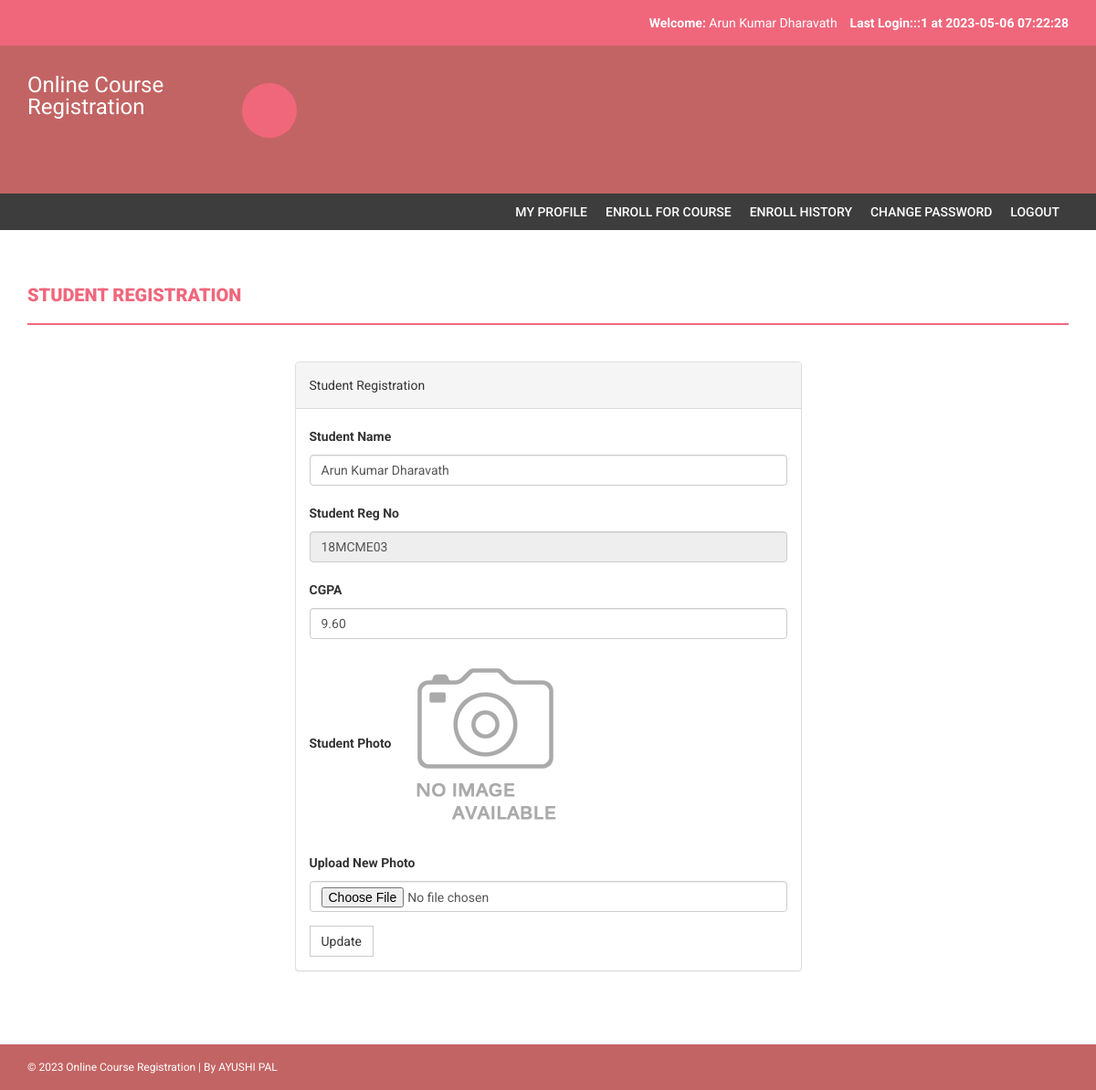
Screenshot of /onlinecourse/my-profile.php (signed in) with the database file from the repository.
### tables this page shows
CREATE TABLE `students` (
  `studentRegno` varchar(255) NOT NULL,
  `stream_id` int(11) NOT NULL,
  `studentPhoto` varchar(255) DEFAULT NULL,
  `password` varchar(255) NOT NULL DEFAULT 'Test@123',
  `studentName` varchar(255) DEFAULT NULL,
  `pincode` varchar(255) DEFAULT NULL,
  `session` varchar(255) DEFAULT NULL,
  `department` varchar(255) DEFAULT NULL,
  `semester` varchar(255) DEFAULT NULL,
  `cgpa` decimal(10,2) DEFAULT NULL,
  `courses_allocated_id` int(11) NOT NULL COMMENT 'course codes',
  `enrolment_status_optional` tinyint(1) NOT NULL,
  `enrolment_status_elective` tinyint(1) NOT NULL,
  `optional_core_choice_1` varchar(255) DEFAULT NULL,
  `optional_core_choice_2` varchar(255) DEFAULT NULL,
  `optional_core_choice_3` varchar(255) DEFAULT NULL,
  `password_status` tinyint(1) NOT NULL DEFAULT 0,
  `creationdate` timestamp NULL DEFAULT current_timestamp(),
  `updationDate` varchar(255) DEFAULT NULL
);

### onlinecourse/my-profile.php (the view, shortened to what this page needs)
<?php
include('includes/config.php');
if(strlen($_SESSION['login'])==0)
    {
header('location:index.php');
}
else{
?>
<!DOCTYPE html>
<html xmlns="http://www.w3.org/1999/xhtml">
<head>
    <link href="assets/css/bootstrap.css" rel="stylesheet" />
    <link href="assets/css/font-awesome.css" rel="stylesheet" />
    <link href="assets/css/style.css" rel="stylesheet" />
</head>
<body>
<?php include('includes/header.php');?>
<?php if($_SESSION['login']!="")
{
 include('includes/menubar.php');
}
 ?>
    <div class="content-wrapper">
        <div class="container">
              <div class="row">
                    <div class="col-md-12">
                        <h1 class="page-head-line">Student Registration  </h1>
                    </div>
                </div>
                <div class="row" >
                  <div class="col-md-3"></div>
                    <div class="col-md-6">
                        <div class="panel panel-default">
                        <div class="panel-heading">
                          Student Registration
                        </div>
<?php $sql=mysqli_query($con,"select * from students where studentRegno='".$_SESSION['login']."'");
while($row=mysqli_fetch_array($sql))
{ ?>
                        <div class="panel-body">
                       <form name="dept" method="post" enctype="multipart/form-data">
   <div class="form-group">
    <label for="studentname">Student Name  </label>
    <input type="text" class="form-control" id="studentname" name="studentname" value="<?php echo htmlentities($row['studentName']);?>"  />
  </div>
 <div class="form-group">
    <label for="studentRegno">Student Reg No   </label>
    <input type="text" class="form-control" id="studentRegno" name="studentRegno" value="<?php echo htmlentities($row['studentRegno']);?>"  placeholder="Student Reg no" readonly />
  </div>
<div class="form-group">
    <label for="CGPA">CGPA  </label>
    <input type="text" class="form-control" id="cgpa" name="cgpa"  value="<?php echo htmlentities($row['cgpa']);?>" required />
  </div>
<div class="form-group">
    <label for="Pincode">Student Photo  </label>
   <?php if($row['studentPhoto']==""){ ?>
   <img src="studentphoto/noimage.png" width="200" height="200"><?php } else {?>
   <img src="studentphoto/<?php echo htmlentities($row['studentPhoto']);?>" width="200" height="200">
   <?php } ?>
  </div>
<div class="form-group">
    <label for="Pincode">Upload New Photo  </label>
    <input type="file" class="form-control" id="photo" name="photo"  value="<?php echo htmlentities($row['studentPhoto']);?>" />
  </div>
  <?php } ?>
 <button type="submit" name="submit" id="submit" class="btn btn-default">Update</button>
</form>
                            </div>
                            </div>
                    </div>
                </div>
            </div>
        </div>
  <?php include('includes/footer.php');?>
</body>
</html>
<?php } ?>

### onlinecourse/includes/header.php (shortened to what this page needs)
<?php
include("includes/config.php");
?>
<?php if($_SESSION['login']!="")
{?>
<header>
        <div class="container">
            <div class="row">
                <div class="col-md-12">
                    <strong>Welcome: </strong><?php echo htmlentities($_SESSION['sname']);?>
                    <strong>Last Login:<?php
        $ret=mysqli_query($con,"SELECT  * from userlog where studentRegno='".$_SESSION['login']."' order by id desc limit 1,1");
                    $row=mysqli_fetch_array($ret);
                    echo $row['userip']; ?> at <?php echo $row['loginTime'];?></strong>
                </div>
            </div>
        </div>
    </header>
    <?php } ?>
    <div class="navbar navbar-inverse set-radius-zero">
        <div class="container">
            <div class="navbar-header">
                <a class="navbar-brand" href="#" style="color:#fff; font-size:24px;4px; line-height:24px; ">
                   Online Course Registration
                </a>
            </div>
            <div class="left-div">
                <i class="fa f login-icon" ></i>
        </div>
            </div>
        </div>

### onlinecourse/assets/css/style.css (style rules this page uses)
body { font-family: 'Roboto', sans-serif; line-height: 30px; }
.set-radius-zero { border-radius: 0px; -moz-border-radius: 0px; -webkit-border-radius: 0px; }
.content-wrapper { margin-top: 40px; min-height: 600px; padding-bottom: 60px; }
.page-head-line { font-weight: 900; padding-bottom: 20px; border-bottom: 2px solid #F0677C; text-transform: uppercase; color: #F0677C; font-size: 20px; margin-bottom: 40px; }
.btn { border-radius: 0px; -webkit-border-radius: 0px; -moz-border-radius: 0px; }
.login-icon { height: 60px; width: 60px; padding: 13px; border-radius: 50%; font-size: 30px; margin-bottom: 20px; color: #fff; text-align: center; cursor:pointer; background-color:#F0677C; -webkit-border-radius:50%; -moz-border-radius:50%; }
header { background-color: #F0677C; color: #fff; padding: 10px; text-align: right; }
.left-div { padding-left: 30px; margin-top: 40px; margin-bottom: 30px; }
.navbar-brand { width: 250px; padding-top: 30px; }
.navbar-inverse { background-color: #C36464; border-color: transparent; }
.navbar { margin-bottom: 0px; }

### rows the page displays
students: studentname "Arun Kumar Dharavath", studentRegno "18MCME03", cgpa "9.60"

### other values shown
$_SESSION['sname'] "Arun Kumar Dharavath"
$row['userip'] "::1"
$row['loginTime'] "2023-05-06 07:22:28"
